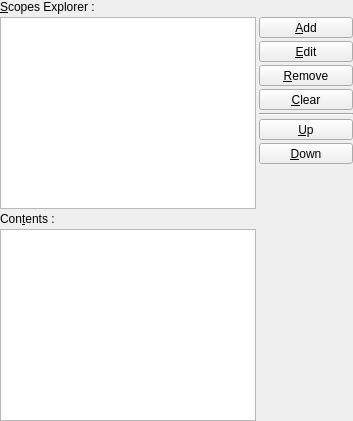
     <widget class="QWidget" name="wAdvanced" >
      <layout class="QGridLayout" >
       <property name="margin" >
        <number>0</number>
       </property>
       <property name="spacing" >
        <number>3</number>
       </property>
       <item row="2" column="0" >
        <widget class="QLabel" name="lContentsExplorer" >
         <property name="text" >
          <string>Con&amp;tents :</string>
         </property>
         <property name="buddy" >
          <cstring>lvContents</cstring>
         </property>
        </widget>
       </item>
       <item row="0" column="0" colspan="2" >
        <widget class="QLabel" name="lScopeExplorer" >
         <property name="text" >
          <string>&amp;Scopes Explorer :</string>
         </property>
         <property name="buddy" >
          <cstring>tvScopes</cstring>
         </property>
        </widget>
       </item>
       <item rowspan="3" row="1" column="1" >
        <layout class="QVBoxLayout" >
         <property name="margin" >
          <number>0</number>
         </property>
         <property name="spacing" >
          <number>3</number>
         </property>
         <item>
          <widget class="QToolButton" name="tbAdd" >
           <property name="sizePolicy" >
            <sizepolicy>
             <hsizetype>1</hsizetype>
             <vsizetype>0</vsizetype>
             <horstretch>0</horstretch>
             <verstretch>0</verstretch>
            </sizepolicy>
           </property>
           <property name="text" >
            <string>&amp;Add</string>
           </property>
           <property name="icon" >
            <iconset resource="../../../../../monkey/src/resources/resources.qrc" >:/Icons/Icons/editadd.png</iconset>
           </property>
           <property name="popupMode" >
            <enum>QToolButton::InstantPopup</enum>
           </property>
           <property name="toolButtonStyle" >
            <enum>Qt::ToolButtonTextUnderIcon</enum>
           </property>
          </widget>
         </item>
         <item>
          <widget class="QToolButton" name="tbEdit" >
           <property name="sizePolicy" >
            <sizepolicy>
             <hsizetype>1</hsizetype>
             <vsizetype>0</vsizetype>
             <horstretch>0</horstretch>
             <verstretch>0</verstretch>
            </sizepolicy>
           </property>
           <property name="text" >
            <string>&amp;Edit</string>
           </property>
           <property name="icon" >
            <iconset resource="../../../../../monkey/src/resources/resources.qrc" >:/Icons/Icons/edit.png</iconset>
           </property>
           <property name="popupMode" >
            <enum>QToolButton::InstantPopup</enum>
           </property>
           <property name="toolButtonStyle" >
            <enum>Qt::ToolButtonTextUnderIcon</enum>
           </property>
          </widget>
         </item>
         <item>
          <widget class="QToolButton" name="tbRemove" >
           <property name="sizePolicy" >
            <sizepolicy>
             <hsizetype>1</hsizetype>
             <vsizetype>0</vsizetype>
             <horstretch>0</horstretch>
             <verstretch>0</verstretch>
            </sizepolicy>
           </property>
           <property name="text" >
            <string>&amp;Remove</string>
           </property>
           <property name="icon" >
            <iconset resource="../../../../../monkey/src/resources/resources.qrc" >:/Icons/Icons/editremove.png</iconset>
           </property>
           <property name="toolButtonStyle" >
            <enum>Qt::ToolButtonTextUnderIcon</enum>
           </property>
          </widget>
         </item>
         <item>
          <widget class="QToolButton" name="tbClear" >
           <property name="sizePolicy" >
            <sizepolicy>
             <hsizetype>1</hsizetype>
             <vsizetype>0</vsizetype>
             <horstretch>0</horstretch>
             <verstretch>0</verstretch>
            </sizepolicy>
           </property>
           <property name="text" >
            <string>&amp;Clear</string>
           </property>
           <property name="icon" >
            <iconset resource="../../../../../monkey/src/resources/resources.qrc" >:/Icons/Icons/editclear.png</iconset>
           </property>
           <property name="toolButtonStyle" >
            <enum>Qt::ToolButtonTextUnderIcon</enum>
           </property>
          </widget>
         </item>
         <item>
          <widget class="Line" name="lSeparator" >
           <property name="orientation" >
            <enum>Qt::Horizontal</enum>
           </property>
          </widget>
         </item>
         <item>
          <widget class="QToolButton" name="tbUp" >
           <property name="sizePolicy" >
            <sizepolicy>
             <hsizetype>1</hsizetype>
             <vsizetype>0</vsizetype>
             <horstretch>0</horstretch>
             <verstretch>0</verstretch>
            </sizepolicy>
           </property>
           <property name="text" >
            <string>&amp;Up</string>
           </property>
           <property name="icon" >
            <iconset resource="../../../../../monkey/src/resources/resources.qrc" >:/Icons/Icons/buttonup.png</iconset>
           </property>
           <property name="toolButtonStyle" >
            <enum>Qt::ToolButtonTextUnderIcon</enum>
           </property>
          </widget>
         </item>
         <item>
          <widget class="QToolButton" name="tbDown" >
           <property name="sizePolicy" >
            <sizepolicy>
             <hsizetype>1</hsizetype>
             <vsizetype>0</vsizetype>
             <horstretch>0</horstretch>
             <verstretch>0</verstretch>
            </sizepolicy>
           </property>
           <property name="text" >
            <string>&amp;Down</string>
           </property>
           <property name="icon" >
            <iconset resource="../../../../../monkey/src/resources/resources.qrc" >:/Icons/Icons/buttondown.png</iconset>
           </property>
           <property name="toolButtonStyle" >
            <enum>Qt::ToolButtonTextUnderIcon</enum>
           </property>
          </widget>
         </item>
         <item>
          <spacer>
           <property name="orientation" >
            <enum>Qt::Vertical</enum>
           </property>
           <property name="sizeHint" >
            <size>
             <width>94</width>
             <height>25</height>
            </size>
           </property>
          </spacer>
         </item>
        </layout>
       </item>
       <item row="3" column="0" >
        <widget class="QListView" name="lvContents" >
         <property name="editTriggers" >
          <set>QAbstractItemView::NoEditTriggers</set>
         </property>
        </widget>
       </item>
       <item row="1" column="0" >
        <widget class="QTreeView" name="tvScopes" >
         <property name="editTriggers" >
          <set>QAbstractItemView::NoEditTriggers</set>
         </property>
        </widget>
       </item>
      </layout>
     </widget>
